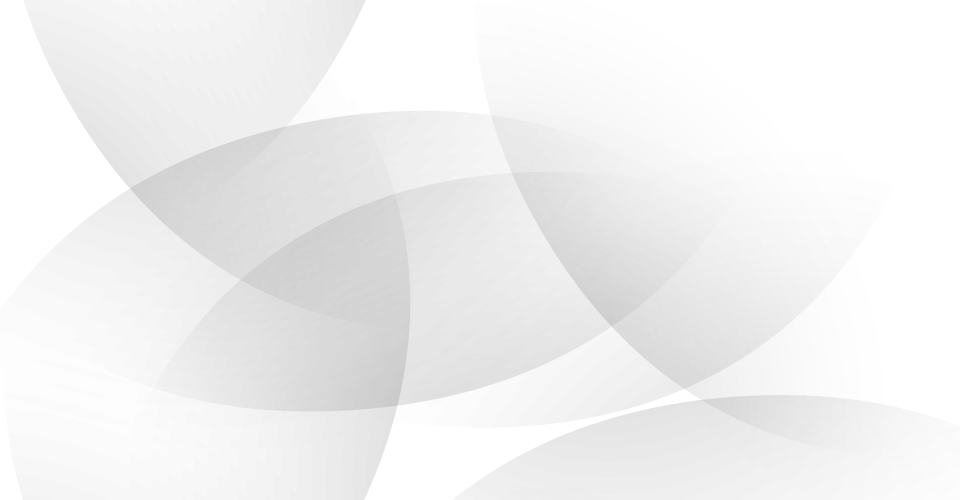
#> input picture fon2.png, 1920 x 1000 px (shown at 1/2 size); its folder holds only this picture in this run
$ python -i main.py   (imports and definitions only)
#> lines starting #> are read from the running program, lines starting #| are printed output that depends on the picture
from tkinter import *
from PIL import ImageTk, Image
from tkinter import filedialog
import cv2
import numpy as np
from tkinter import messagebox
from skimage.metrics import structural_similarity as ssim

# [1 line not run here, left out]

immm = ''
img_prewitt = ''
img_canny = ''
label_1 = ''
label_2 = ''
label_3 = ''
label_4 = ''
sravnenie = ''


# [26 lines left out: functions createNewWindow, mse, not called in this run]


def open_img():
    x = openfilename()
#> the answer given: fon2.png
    global img
    img = Image.open(x)
#> img is the input picture: PIL image 1920x1000 RGBA; mean R, G, B, A 42.2, 42.2, 42.2, 17.8
    img = img.resize((450, 300), Image.Resampling.LANCZOS)
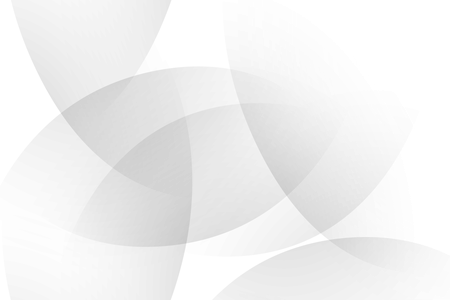
#> img: PIL image 450x300 RGBA; mean R, G, B, A 42.2, 42.2, 42.2, 17.8; transparent parts drawn white
    ab = ImageTk.PhotoImage(img)
    # label.destroy()
    global panel
#> (the run stopped early here; a loop or call above may not have finished)
